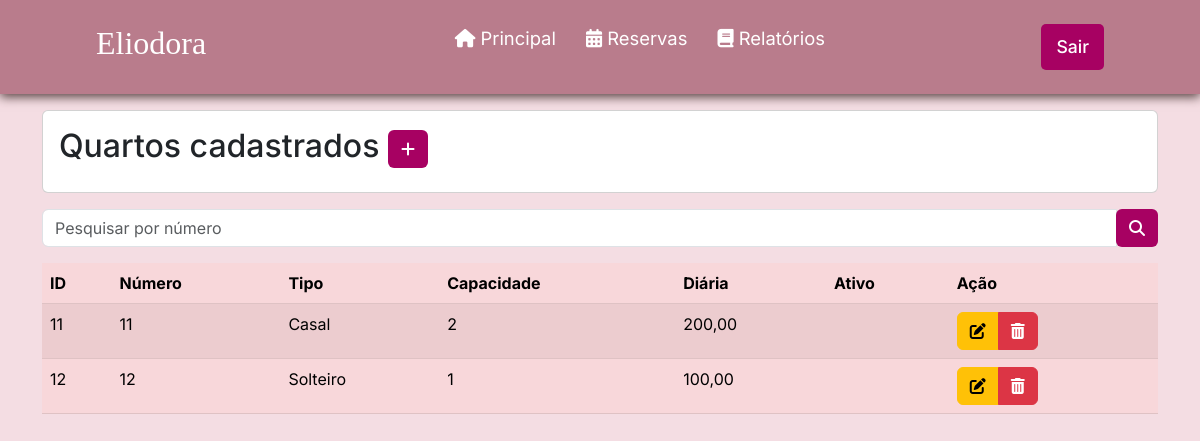
/listarQuarto.php (signed in), run on an earlier commit of the app's database.
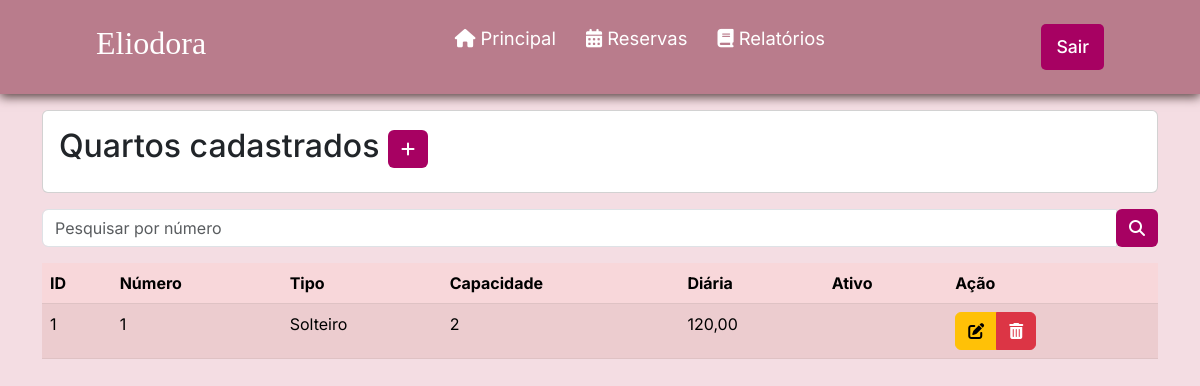
And on a later commit of the database.
### tables this page shows
CREATE TABLE `quarto` (
  `id` int(11) NOT NULL,
  `status` varchar(3) NOT NULL,
  `numero` int(11) NOT NULL,
  `tipo` varchar(8) NOT NULL,
  `capacidade` int(45) NOT NULL,
  `valorDiaria` double(11,2) NOT NULL
);

### listarQuarto.php (the view, shortened to what this page needs)
<?php
require_once("conexao.php");
$V_WHERE = " ";
$sql = "SELECT * FROM quarto
        WHERE 1 = 1 " . $V_WHERE;
$resultado = mysqli_query($conexao, $sql);
?>
<?php require_once("cabecalho.php"); ?>
<div class="container">
<div class="card mt-3 mb-3">
  <div class="card-body">
    <h2 class="card-title">Quartos cadastrados
      <a href="cadastrarQuarto.php" class="btn btn-sn" style="background-color: #a70162; color: #fff;"><i
          class="fa-solid fa-plus"></i>
      </a>
    </h2>
  </div>
</div>
<form method="post">
  <div class="input-group mb-3">
    <input type="text" name="numero" id="numero" class="form-control" placeholder="Pesquisar por número"
      aria-label="Recipient's username" aria-describedby="basic-addon2">
    <div class="input-group-append">
      <button name="pesquisar" class="btn" style="background-color: #a70162; color: #fff;" type="submit"><i
          class="fa-solid fa-magnifying-glass"></i> </button>
</form>
</div>
<div class="table-responsive">
<table class="table table-danger table-striped">
  <thead>
    <tr>
      <th scope="col">ID</th>
      <th scope="col">Número</th>
      <th scope="col">Tipo</th>
      <th scope="col">Capacidade</th>
      <th scope="col">Diária</th>
      <th scope="col">Ativo</th>
      <th scope="col">Ação</th>
    </tr>
  </thead>
  <tbody>
    <?php while ($linha = mysqli_fetch_array($resultado)) { ?>
      <tr>
        <td>
          <?= $linha['id'] ?>
        <td>
          <?= $linha['numero'] ?>
        </td>
        <td>
          <?= $linha['tipo'] ?>
        </td>
        <td>
          <?= $linha['capacidade'] ?>
        </td>
        <td>
            <?= number_format($linha['valorDiaria'], 2, ',', '.') ?>
          </td>
        <td>
        </td>
        <td>
      <div class="btn-group">
          <a href="alterarQuarto.php?id=<?= $linha['id'] ?>" class="btn btn-warning">
            <i class="fa-solid fa-pen-to-square"></i>
          </a>
          <a href="listarQuarto.php?id=<?= $linha['id'] ?>" class="btn btn-danger"
            onclick="return confirm('Confirma exclusão')">
            <i class="fa-solid fa-trash-can"></i>
          </a>
          </div>
        </td>
      </tr>
    <?php } ?>
  </tbody>
</table>
</div>
</body>
</html>

What changed in the data, as far as the page shows it:
removed quarto: id "11", numero "11", tipo "Casal", capacidade "2", valorDiaria "200,00"
removed quarto: id "12", numero "12", tipo "Solteiro", capacidade "1", valorDiaria "100,00"
added quarto: id "1", numero "1", tipo "Solteiro", capacidade "2", valorDiaria "120,00"
